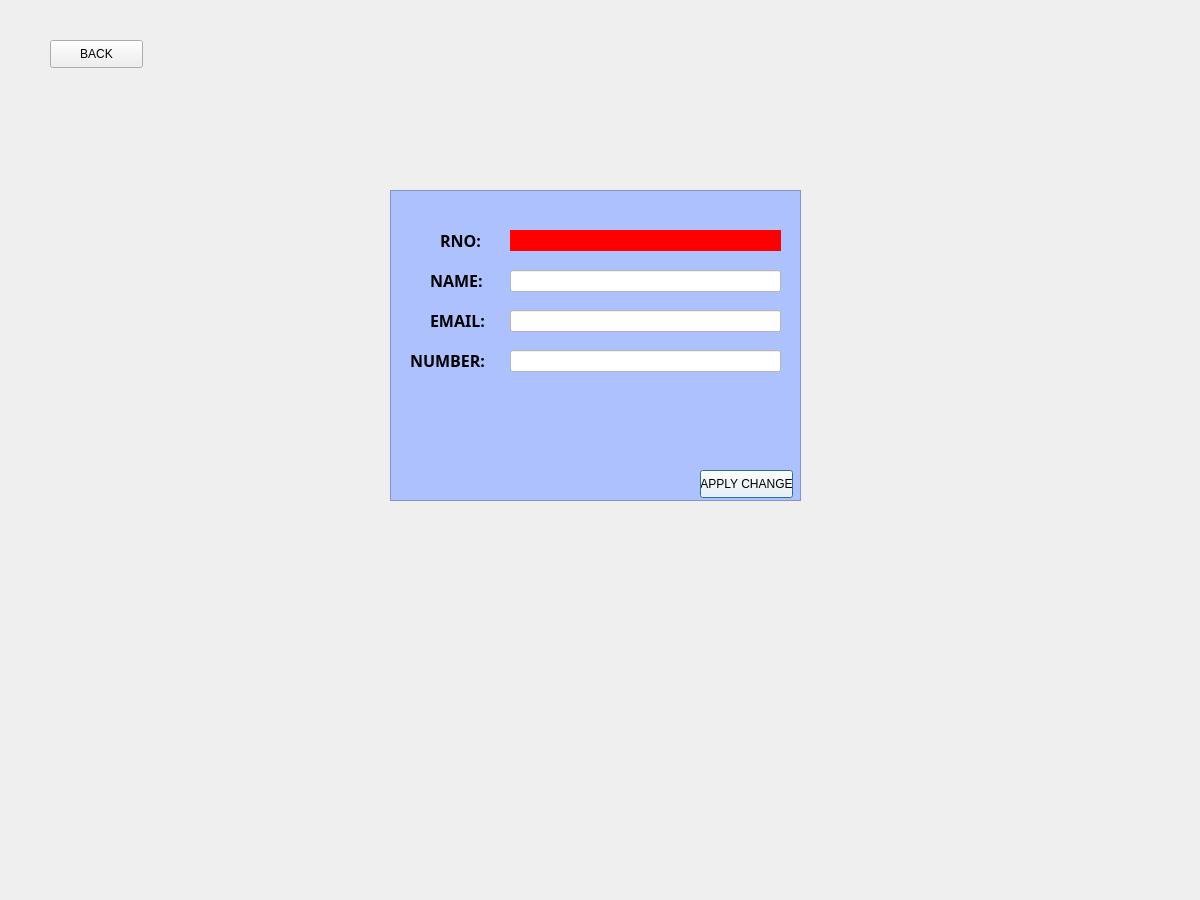
<?xml version="1.0" encoding="UTF-8"?>
<ui version="4.0">
 <class>Dialog</class>
 <widget class="QDialog" name="Dialog">
  <property name="geometry">
   <rect>
    <x>0</x>
    <y>0</y>
    <width>1200</width>
    <height>900</height>
   </rect>
  </property>
  <property name="sizePolicy">
   <sizepolicy hsizetype="Fixed" vsizetype="Fixed">
    <horstretch>0</horstretch>
    <verstretch>0</verstretch>
   </sizepolicy>
  </property>
  <property name="minimumSize">
   <size>
    <width>1200</width>
    <height>900</height>
   </size>
  </property>
  <property name="maximumSize">
   <size>
    <width>1200</width>
    <height>900</height>
   </size>
  </property>
  <property name="windowTitle">
   <string>Dialog</string>
  </property>
  <widget class="QFrame" name="frame">
   <property name="geometry">
    <rect>
     <x>390</x>
     <y>190</y>
     <width>411</width>
     <height>311</height>
    </rect>
   </property>
   <property name="styleSheet">
    <string notr="true">background-color: rgb(174, 193, 255);</string>
   </property>
   <property name="frameShape">
    <enum>QFrame::StyledPanel</enum>
   </property>
   <property name="frameShadow">
    <enum>QFrame::Raised</enum>
   </property>
   <widget class="QLineEdit" name="nameT">
    <property name="geometry">
     <rect>
      <x>120</x>
      <y>80</y>
      <width>271</width>
      <height>22</height>
     </rect>
    </property>
    <property name="styleSheet">
     <string notr="true">background-color: rgb(255, 255, 255);</string>
    </property>
    <property name="text">
     <string/>
    </property>
   </widget>
   <widget class="QLineEdit" name="emailT">
    <property name="geometry">
     <rect>
      <x>120</x>
      <y>120</y>
      <width>271</width>
      <height>22</height>
     </rect>
    </property>
    <property name="styleSheet">
     <string notr="true">background-color: rgb(255, 255, 255);</string>
    </property>
    <property name="text">
     <string/>
    </property>
   </widget>
   <widget class="QLineEdit" name="phoneT">
    <property name="geometry">
     <rect>
      <x>120</x>
      <y>160</y>
      <width>271</width>
      <height>22</height>
     </rect>
    </property>
    <property name="styleSheet">
     <string notr="true">background-color: rgb(255, 255, 255);</string>
    </property>
    <property name="text">
     <string/>
    </property>
   </widget>
   <widget class="QLabel" name="label">
    <property name="geometry">
     <rect>
      <x>40</x>
      <y>80</y>
      <width>71</width>
      <height>21</height>
     </rect>
    </property>
    <property name="font">
     <font>
      <family>Rockwell Condensed</family>
      <pointsize>12</pointsize>
      <weight>75</weight>
      <bold>true</bold>
     </font>
    </property>
    <property name="text">
     <string>NAME:</string>
    </property>
   </widget>
   <widget class="QLabel" name="label_5">
    <property name="geometry">
     <rect>
      <x>50</x>
      <y>40</y>
      <width>41</width>
      <height>21</height>
     </rect>
    </property>
    <property name="font">
     <font>
      <family>Rockwell Condensed</family>
      <pointsize>12</pointsize>
      <weight>75</weight>
      <bold>true</bold>
     </font>
    </property>
    <property name="text">
     <string>RNO:</string>
    </property>
   </widget>
   <widget class="QLabel" name="label_4">
    <property name="geometry">
     <rect>
      <x>40</x>
      <y>120</y>
      <width>71</width>
      <height>21</height>
     </rect>
    </property>
    <property name="font">
     <font>
      <family>Rockwell Condensed</family>
      <pointsize>12</pointsize>
      <weight>75</weight>
      <bold>true</bold>
     </font>
    </property>
    <property name="text">
     <string>EMAIL:</string>
    </property>
   </widget>
   <widget class="QLabel" name="label_3">
    <property name="geometry">
     <rect>
      <x>20</x>
      <y>160</y>
      <width>81</width>
      <height>21</height>
     </rect>
    </property>
    <property name="font">
     <font>
      <family>Rockwell Condensed</family>
      <pointsize>12</pointsize>
      <weight>75</weight>
      <bold>true</bold>
     </font>
    </property>
    <property name="text">
     <string>NUMBER:</string>
    </property>
   </widget>
   <widget class="QPushButton" name="pushButton">
    <property name="geometry">
     <rect>
      <x>310</x>
      <y>280</y>
      <width>93</width>
      <height>28</height>
     </rect>
    </property>
    <property name="styleSheet">
     <string notr="true">background-color: rgb(255, 255, 255);</string>
    </property>
    <property name="text">
     <string>APPLY CHANGE</string>
    </property>
   </widget>
   <widget class="QLabel" name="rno">
    <property name="geometry">
     <rect>
      <x>120</x>
      <y>40</y>
      <width>271</width>
      <height>21</height>
     </rect>
    </property>
    <property name="font">
     <font>
      <family>Rockwell Condensed</family>
      <pointsize>12</pointsize>
      <weight>75</weight>
      <bold>true</bold>
     </font>
    </property>
    <property name="styleSheet">
     <string notr="true">background-color: rgb(255, 0, 0);</string>
    </property>
    <property name="text">
     <string/>
    </property>
   </widget>
  </widget>
  <widget class="QPushButton" name="backButton">
   <property name="geometry">
    <rect>
     <x>50</x>
     <y>40</y>
     <width>93</width>
     <height>28</height>
    </rect>
   </property>
   <property name="text">
    <string>BACK</string>
   </property>
  </widget>
 </widget>
 <resources/>
 <connections/>
</ui>
